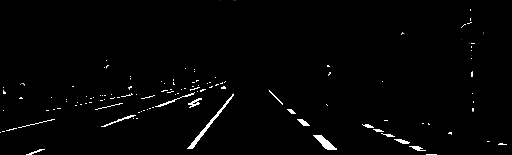
#> input picture TP3/ressources/Ibin.png, 512 x 155 px
$ python dilatation.py
#> lines starting #> are read from the running program, lines starting #| are printed output that depends on the picture
import cv2
import numpy as np

im = cv2.imread('ressources/Ibin.png', cv2.IMREAD_GRAYSCALE)
#> im is the input picture: shape (155, 512); min 0, max 255, mean 4.1

im = np.array(im)

structuringElement = np.array([[0,1,0],[1,1,1],[0,1,0]],np.uint8)
filteredImage = cv2.dilate(im,structuringElement)
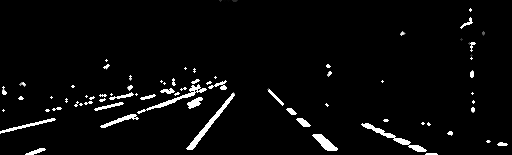
#> filteredImage: shape (155, 512); min 0, max 255, mean 9.1
cv2.imwrite("dilated.png", filteredImage)
